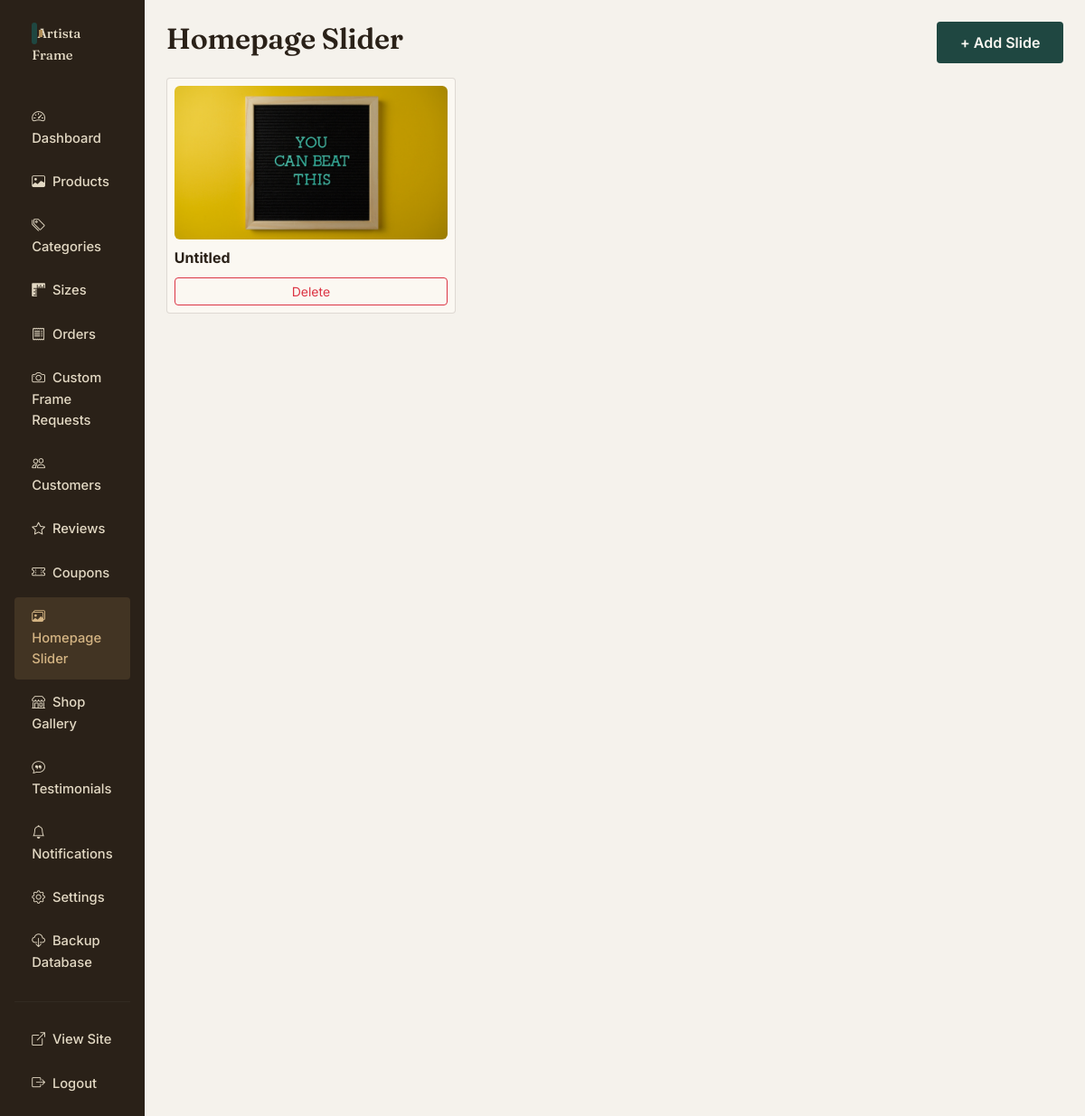
Page /admin/sliders (signed in) on the committed database.
### app/models.py (models this page shows)
class Slider(db.Model):
    __tablename__ = "sliders"
    id = db.Column(db.Integer, primary_key=True)
    title = db.Column(db.String(200))
    subtitle = db.Column(db.String(255))
    image = db.Column(db.String(255), nullable=False)
    link_url = db.Column(db.String(255))
    button_text = db.Column(db.String(60), default="Shop Now")
    is_active = db.Column(db.Boolean, default=True)
    display_order = db.Column(db.Integer, default=0)

### app/admin/routes.py (the view)
@admin_bp.route("/sliders")
@admin_required
def sliders():
    items = Slider.query.order_by(Slider.display_order).all()
    return render_template("admin/sliders.html", sliders=items)

### app/admin/routes.py (called while the page is built)
def admin_required(f):
    @wraps(f)
    def wrapper(*args, **kwargs):
        if not current_user.is_authenticated or not current_user.is_admin:
            flash("Admin access required.", "danger")
            return redirect(url_for("admin.login"))
        return f(*args, **kwargs)
    return wrapper

### app/templates/admin/sliders.html (shortened to what this page needs)
{% extends "admin/base.html" %}
{% block admin_content %}
<div class="d-flex justify-content-between align-items-center mb-3">
  <h2>Homepage Slider</h2>
  <a href="{{ url_for('admin.add_slider') }}" class="btn btn-primary-brand">+ Add Slide</a>
</div>
<div class="row g-3">
  {% for s in sliders %}
  <div class="col-md-4">
    <div class="card-brand p-2">
      <img src="{{ url_for('static', filename=s.image) }}" style="width:100%; aspect-ratio:16/9; object-fit:cover;" class="rounded mb-2">
      <p class="mb-1"><strong>{{ s.title or "Untitled" }}</strong></p>
      <form action="{{ url_for('admin.delete_slider', slider_id=s.id) }}" method="post">
        <button class="btn btn-sm btn-outline-danger w-100">Delete</button>
      </form>
    </div>
  </div>
  {% else %}
  <p class="text-muted">No slides yet. The homepage will show a default hero until you add one.</p>
  {% endfor %}
</div>
{% endblock %}

### app/static/css/style.css (style rules this page uses)
:root { --plaster: #EDE6D6; --plaster-deep: #E3D9C4; --walnut: #2A2118; --walnut-soft: #55483A; --teal: #1F4741; --teal-deep: #163430; --brass: #B08D57; --brass-light: #D4B483; --clay: #B5522F; --ivory: #FBF8F2; --line: rgba(42, 33, 24, 0.14); --radius: 4px; --shadow-soft: 0 8px 24px rgba(42, 33, 24, 0.10); --shadow-lift: 0 16px 40px rgba(42, 33, 24, 0.18); }
* { box-sizing: border-box; }
html { scroll-behavior: smooth; }
body { font-family: 'Inter', -apple-system, sans-serif; background: var(--plaster); color: var(--walnut); line-height: 1.6; -webkit-font-smoothing: antialiased; }
h1, h2, h3, h4, .display-font { font-family: 'Fraunces', Georgia, serif; font-weight: 600; color: var(--walnut); letter-spacing: -0.01em; }
a { color: var(--teal); text-decoration: none; }
.btn-primary-brand { background: var(--teal); color: var(--ivory); border: none; border-radius: var(--radius); padding: 0.7rem 1.6rem; font-weight: 600; transition: transform 0.15s ease, background 0.15s ease; }
.card-brand { background: var(--ivory); border: 1px solid var(--line); border-radius: var(--radius); }
.admin-body { background: #F5F2EC; }

### rows in the picture
Slider: image (picture), title "Untitled"

### other values in the picture
{{ site.shop_name }} "Artista Frame"
